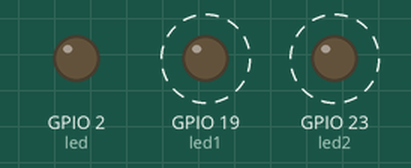
This program was run on a simulated ESP32 board running MicroPython. Shown: output pins drawn as LEDs (lit = HIGH). Dashed ring = blinking. What the program prints to the serial console is not drawn.

Above: at 0.12 s.
Timing chart, 0 to 3.0 s (numbered marks = the images above):
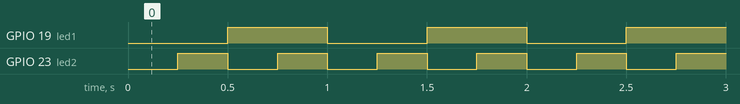

The program:

deep_sleep_irq.py
```python
import machine
from machine import Pin

# ------------------------------------------------------------------------------
led = Pin (2, Pin.OUT)
led1 = Pin (19, Pin.OUT)
led2 = Pin (23, Pin.OUT)

interruptCounter1 = 0
interruptCounter2 = 0

timer1 = machine.Timer(0)
timer2 = machine.Timer(1)

def handleInterrupt1(timer1): #꼭 timer1을 써야함
  global interruptCounter1
  interruptCounter1 = interruptCounter1+1
  led1.value(not led1.value())
  print("Interrupt has occurred1: " + str(interruptCounter1))

timer1.init(period=500, mode=machine.Timer.PERIODIC, callback=handleInterrupt1)

def handleInterrupt2(timer2): #꼭 timer2를 써야함
  global interruptCounter2
  interruptCounter2 = interruptCounter2+1
  led2.value(not led2.value())
  print("Interrupt has occurred2: " + str(interruptCounter2))

timer2.init(period=250, mode=machine.Timer.PERIODIC, callback=handleInterrupt2)

while True:
    pass
```

Measured:
- by itself, GPIO 19 (led1): alternates HIGH for 0.50 s and LOW for 0.50 s
- by itself, GPIO 23 (led2): alternates HIGH for 0.25 s and LOW for 0.25 s
- by itself, everything shown: repeats every 1.0 s, in 4 steps
